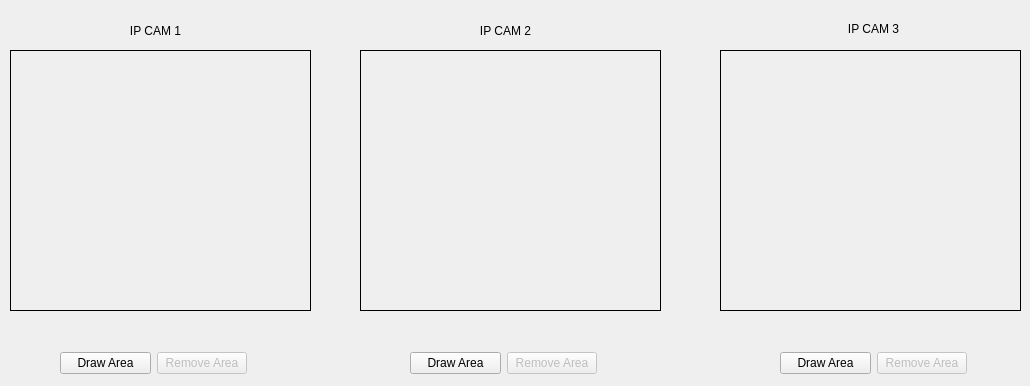
   <widget class="QWidget" name="tab_3">
    <attribute name="title">
     <string>SETTINGS</string>
    </attribute>
    <widget class="QLabel" name="label_7">
     <property name="geometry">
      <rect>
       <x>460</x>
       <y>20</y>
       <width>91</width>
       <height>21</height>
      </rect>
     </property>
     <property name="text">
      <string>IP CAM 2</string>
     </property>
     <property name="alignment">
      <set>Qt::AlignCenter</set>
     </property>
    </widget>
    <widget class="QLabel" name="CAM1_Draw">
     <property name="geometry">
      <rect>
       <x>10</x>
       <y>50</y>
       <width>301</width>
       <height>261</height>
      </rect>
     </property>
     <property name="palette">
      <palette>
       <active>
        <colorrole role="WindowText">
         <brush brushstyle="SolidPattern">
          <color alpha="255">
           <red>0</red>
           <green>0</green>
           <blue>0</blue>
          </color>
         </brush>
        </colorrole>
        <colorrole role="Button">
         <brush brushstyle="SolidPattern">
          <color alpha="255">
           <red>78</red>
           <green>154</green>
           <blue>6</blue>
          </color>
         </brush>
        </colorrole>
        <colorrole role="Light">
         <brush brushstyle="SolidPattern">
          <color alpha="255">
           <red>117</red>
           <green>231</green>
           <blue>9</blue>
          </color>
         </brush>
        </colorrole>
        <colorrole role="Midlight">
         <brush brushstyle="SolidPattern">
          <color alpha="255">
           <red>97</red>
           <green>192</green>
           <blue>7</blue>
          </color>
         </brush>
        </colorrole>
        <colorrole role="Dark">
         <brush brushstyle="SolidPattern">
          <color alpha="255">
           <red>39</red>
           <green>77</green>
           <blue>3</blue>
          </color>
         </brush>
        </colorrole>
        <colorrole role="Mid">
         <brush brushstyle="SolidPattern">
          <color alpha="255">
           <red>52</red>
           <green>103</green>
           <blue>4</blue>
          </color>
         </brush>
        </colorrole>
        <colorrole role="Text">
         <brush brushstyle="SolidPattern">
          <color alpha="255">
           <red>0</red>
           <green>0</green>
           <blue>0</blue>
          </color>
         </brush>
        </colorrole>
        <colorrole role="BrightText">
         <brush brushstyle="SolidPattern">
          <color alpha="255">
           <red>255</red>
           <green>255</green>
           <blue>255</blue>
          </color>
         </brush>
        </colorrole>
        <colorrole role="ButtonText">
         <brush brushstyle="SolidPattern">
          <color alpha="255">
           <red>0</red>
           <green>0</green>
           <blue>0</blue>
          </color>
         </brush>
        </colorrole>
        <colorrole role="Base">
         <brush brushstyle="SolidPattern">
          <color alpha="255">
           <red>255</red>
           <green>255</green>
           <blue>255</blue>
          </color>
         </brush>
        </colorrole>
        <colorrole role="Window">
         <brush brushstyle="SolidPattern">
          <color alpha="255">
           <red>78</red>
           <green>154</green>
           <blue>6</blue>
          </color>
         </brush>
        </colorrole>
        <colorrole role="Shadow">
         <brush brushstyle="SolidPattern">
          <color alpha="255">
           <red>0</red>
           <green>0</green>
           <blue>0</blue>
          </color>
         </brush>
        </colorrole>
        <colorrole role="AlternateBase">
         <brush brushstyle="SolidPattern">
          <color alpha="255">
           <red>166</red>
           <green>204</green>
           <blue>130</blue>
          </color>
         </brush>
        </colorrole>
        <colorrole role="ToolTipBase">
         <brush brushstyle="SolidPattern">
          <color alpha="255">
           <red>255</red>
           <green>255</green>
           <blue>220</blue>
          </color>
         </brush>
        </colorrole>
        <colorrole role="ToolTipText">
         <brush brushstyle="SolidPattern">
          <color alpha="255">
           <red>0</red>
           <green>0</green>
           <blue>0</blue>
          </color>
         </brush>
        </colorrole>
       </active>
       <inactive>
        <colorrole role="WindowText">
         <brush brushstyle="SolidPattern">
          <color alpha="255">
           <red>0</red>
           <green>0</green>
           <blue>0</blue>
          </color>
         </brush>
        </colorrole>
        <colorrole role="Button">
         <brush brushstyle="SolidPattern">
          <color alpha="255">
           <red>78</red>
           <green>154</green>
           <blue>6</blue>
          </color>
         </brush>
        </colorrole>
        <colorrole role="Light">
         <brush brushstyle="SolidPattern">
          <color alpha="255">
           <red>117</red>
           <green>231</green>
           <blue>9</blue>
          </color>
         </brush>
        </colorrole>
        <colorrole role="Midlight">
         <brush brushstyle="SolidPattern">
          <color alpha="255">
           <red>97</red>
           <green>192</green>
           <blue>7</blue>
          </color>
         </brush>
        </colorrole>
        <colorrole role="Dark">
         <brush brushstyle="SolidPattern">
          <color alpha="255">
           <red>39</red>
           <green>77</green>
           <blue>3</blue>
          </color>
         </brush>
        </colorrole>
        <colorrole role="Mid">
         <brush brushstyle="SolidPattern">
          <color alpha="255">
           <red>52</red>
           <green>103</green>
           <blue>4</blue>
          </color>
         </brush>
        </colorrole>
        <colorrole role="Text">
         <brush brushstyle="SolidPattern">
          <color alpha="255">
           <red>0</red>
           <green>0</green>
           <blue>0</blue>
          </color>
         </brush>
        </colorrole>
        <colorrole role="BrightText">
         <brush brushstyle="SolidPattern">
          <color alpha="255">
           <red>255</red>
           <green>255</green>
           <blue>255</blue>
          </color>
         </brush>
        </colorrole>
        <colorrole role="ButtonText">
         <brush brushstyle="SolidPattern">
          <color alpha="255">
           <red>0</red>
           <green>0</green>
           <blue>0</blue>
          </color>
         </brush>
        </colorrole>
        <colorrole role="Base">
         <brush brushstyle="SolidPattern">
          <color alpha="255">
           <red>255</red>
           <green>255</green>
           <blue>255</blue>
          </color>
         </brush>
        </colorrole>
        <colorrole role="Window">
         <brush brushstyle="SolidPattern">
          <color alpha="255">
           <red>78</red>
           <green>154</green>
           <blue>6</blue>
          </color>
         </brush>
        </colorrole>
        <colorrole role="Shadow">
         <brush brushstyle="SolidPattern">
          <color alpha="255">
           <red>0</red>
           <green>0</green>
           <blue>0</blue>
          </color>
         </brush>
        </colorrole>
        <colorrole role="AlternateBase">
         <brush brushstyle="SolidPattern">
          <color alpha="255">
           <red>166</red>
           <green>204</green>
           <blue>130</blue>
          </color>
         </brush>
        </colorrole>
        <colorrole role="ToolTipBase">
         <brush brushstyle="SolidPattern">
          <color alpha="255">
           <red>255</red>
           <green>255</green>
           <blue>220</blue>
          </color>
         </brush>
        </colorrole>
        <colorrole role="ToolTipText">
         <brush brushstyle="SolidPattern">
          <color alpha="255">
           <red>0</red>
           <green>0</green>
           <blue>0</blue>
          </color>
         </brush>
        </colorrole>
       </inactive>
       <disabled>
        <colorrole role="WindowText">
         <brush brushstyle="SolidPattern">
          <color alpha="255">
           <red>39</red>
           <green>77</green>
           <blue>3</blue>
          </color>
         </brush>
        </colorrole>
        <colorrole role="Button">
         <brush brushstyle="SolidPattern">
          <color alpha="255">
           <red>78</red>
           <green>154</green>
           <blue>6</blue>
          </color>
         </brush>
        </colorrole>
        <colorrole role="Light">
         <brush brushstyle="SolidPattern">
          <color alpha="255">
           <red>117</red>
           <green>231</green>
           <blue>9</blue>
          </color>
         </brush>
        </colorrole>
        <colorrole role="Midlight">
         <brush brushstyle="SolidPattern">
          <color alpha="255">
           <red>97</red>
           <green>192</green>
           <blue>7</blue>
          </color>
         </brush>
        </colorrole>
        <colorrole role="Dark">
         <brush brushstyle="SolidPattern">
          <color alpha="255">
           <red>39</red>
           <green>77</green>
           <blue>3</blue>
          </color>
         </brush>
        </colorrole>
        <colorrole role="Mid">
         <brush brushstyle="SolidPattern">
          <color alpha="255">
           <red>52</red>
           <green>103</green>
           <blue>4</blue>
          </color>
         </brush>
        </colorrole>
        <colorrole role="Text">
         <brush brushstyle="SolidPattern">
          <color alpha="255">
           <red>39</red>
           <green>77</green>
           <blue>3</blue>
          </color>
         </brush>
        </colorrole>
        <colorrole role="BrightText">
         <brush brushstyle="SolidPattern">
          <color alpha="255">
           <red>255</red>
           <green>255</green>
           <blue>255</blue>
          </color>
         </brush>
        </colorrole>
        <colorrole role="ButtonText">
         <brush brushstyle="SolidPattern">
          <color alpha="255">
           <red>39</red>
           <green>77</green>
           <blue>3</blue>
          </color>
         </brush>
        </colorrole>
        <colorrole role="Base">
         <brush brushstyle="SolidPattern">
          <color alpha="255">
           <red>78</red>
           <green>154</green>
           <blue>6</blue>
          </color>
         </brush>
        </colorrole>
        <colorrole role="Window">
         <brush brushstyle="SolidPattern">
          <color alpha="255">
           <red>78</red>
           <green>154</green>
           <blue>6</blue>
          </color>
         </brush>
        </colorrole>
        <colorrole role="Shadow">
         <brush brushstyle="SolidPattern">
          <color alpha="255">
           <red>0</red>
           <green>0</green>
           <blue>0</blue>
          </color>
         </brush>
        </colorrole>
        <colorrole role="AlternateBase">
         <brush brushstyle="SolidPattern">
          <color alpha="255">
           <red>78</red>
           <green>154</green>
           <blue>6</blue>
          </color>
         </brush>
        </colorrole>
        <colorrole role="ToolTipBase">
         <brush brushstyle="SolidPattern">
          <color alpha="255">
           <red>255</red>
           <green>255</green>
           <blue>220</blue>
          </color>
         </brush>
        </colorrole>
        <colorrole role="ToolTipText">
         <brush brushstyle="SolidPattern">
          <color alpha="255">
           <red>0</red>
           <green>0</green>
           <blue>0</blue>
          </color>
         </brush>
        </colorrole>
       </disabled>
      </palette>
     </property>
     <property name="frameShape">
      <enum>QFrame::Box</enum>
     </property>
     <property name="text">
      <string/>
     </property>
    </widget>
    <widget class="QLabel" name="label_8">
     <property name="geometry">
      <rect>
       <x>110</x>
       <y>20</y>
       <width>91</width>
       <height>21</height>
      </rect>
     </property>
     <property name="text">
      <string>IP CAM 1</string>
     </property>
     <property name="alignment">
      <set>Qt::AlignCenter</set>
     </property>
    </widget>
    <widget class="QLabel" name="CAM3_Draw">
     <property name="geometry">
      <rect>
       <x>720</x>
       <y>50</y>
       <width>301</width>
       <height>261</height>
      </rect>
     </property>
     <property name="frameShape">
      <enum>QFrame::Box</enum>
     </property>
     <property name="text">
      <string/>
     </property>
    </widget>
    <widget class="QLabel" name="label_9">
     <property name="geometry">
      <rect>
       <x>840</x>
       <y>20</y>
       <width>67</width>
       <height>17</height>
      </rect>
     </property>
     <property name="text">
      <string>IP CAM 3</string>
     </property>
     <property name="alignment">
      <set>Qt::AlignCenter</set>
     </property>
    </widget>
    <widget class="QLabel" name="CAM2_Draw">
     <property name="geometry">
      <rect>
       <x>360</x>
       <y>50</y>
       <width>301</width>
       <height>261</height>
      </rect>
     </property>
     <property name="frameShape">
      <enum>QFrame::Box</enum>
     </property>
     <property name="text">
      <string/>
     </property>
    </widget>
    <widget class="QWidget" name="layoutWidget_2">
     <property name="geometry">
      <rect>
       <x>410</x>
       <y>350</y>
       <width>187</width>
       <height>27</height>
      </rect>
     </property>
     <layout class="QHBoxLayout" name="horizontalLayout_3">
      <item>
       <widget class="QPushButton" name="draw_CAM2">
        <property name="text">
         <string>Draw Area</string>
        </property>
       </widget>
      </item>
      <item>
       <widget class="QPushButton" name="remove_CAM2">
        <property name="enabled">
         <bool>false</bool>
        </property>
        <property name="text">
         <string>Remove Area</string>
        </property>
       </widget>
      </item>
     </layout>
    </widget>
    <widget class="QWidget" name="layoutWidget_3">
     <property name="geometry">
      <rect>
       <x>780</x>
       <y>350</y>
       <width>187</width>
       <height>27</height>
      </rect>
     </property>
     <layout class="QHBoxLayout" name="horizontalLayout_4">
      <item>
       <widget class="QPushButton" name="draw_CAM3">
        <property name="text">
         <string>Draw Area</string>
        </property>
       </widget>
      </item>
      <item>
       <widget class="QPushButton" name="remove_CAM3">
        <property name="enabled">
         <bool>false</bool>
        </property>
        <property name="text">
         <string>Remove Area</string>
        </property>
       </widget>
      </item>
     </layout>
    </widget>
    <widget class="QWidget" name="">
     <property name="geometry">
      <rect>
       <x>60</x>
       <y>350</y>
       <width>187</width>
       <height>27</height>
      </rect>
     </property>
     <layout class="QHBoxLayout" name="horizontalLayout_2">
      <item>
       <widget class="QPushButton" name="draw_CAM1">
        <property name="text">
         <string>Draw Area</string>
        </property>
       </widget>
      </item>
      <item>
       <widget class="QPushButton" name="remove_CAM1">
        <property name="enabled">
         <bool>false</bool>
        </property>
        <property name="text">
         <string>Remove Area</string>
        </property>
       </widget>
      </item>
     </layout>
    </widget>
   </widget>
